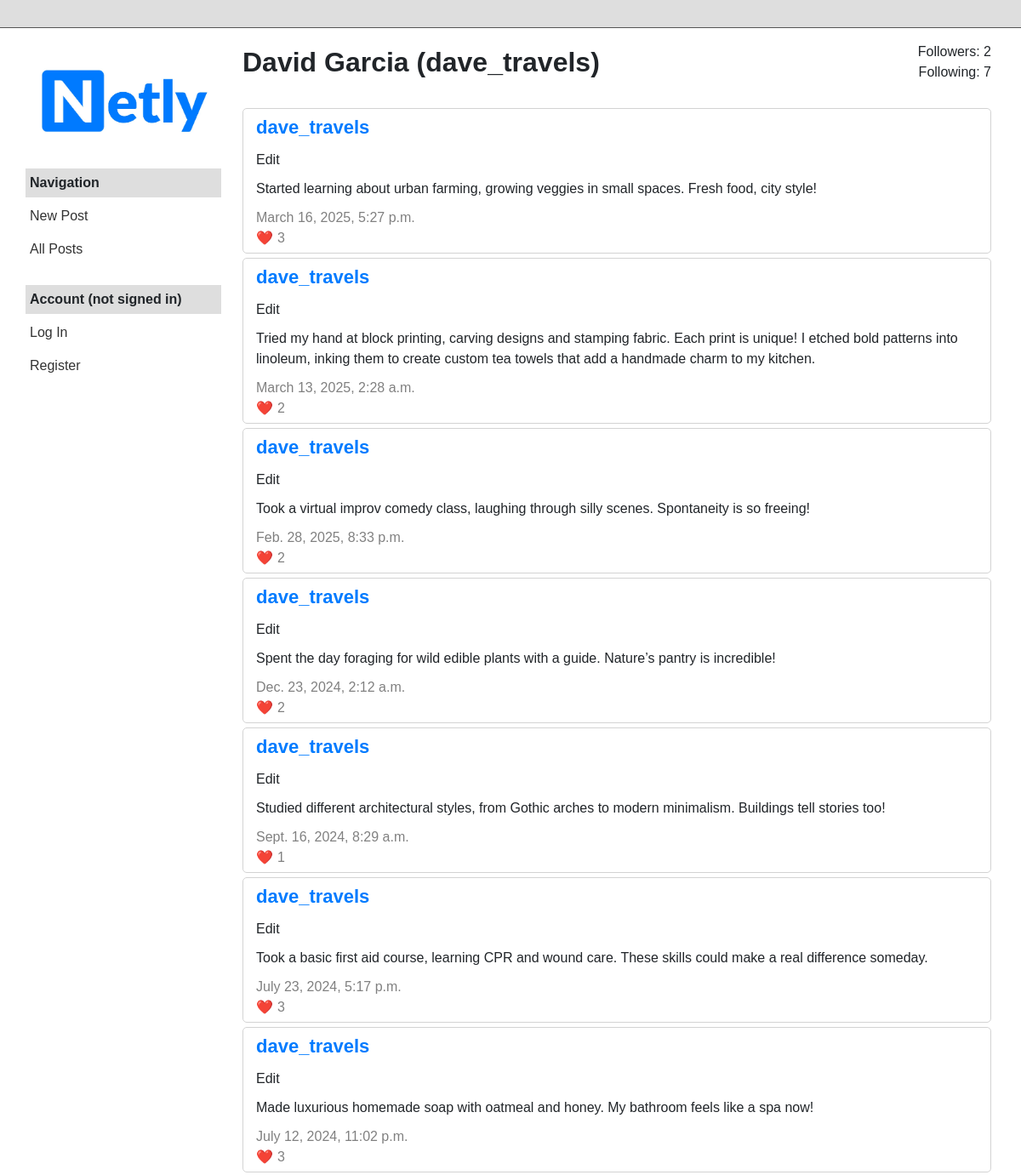
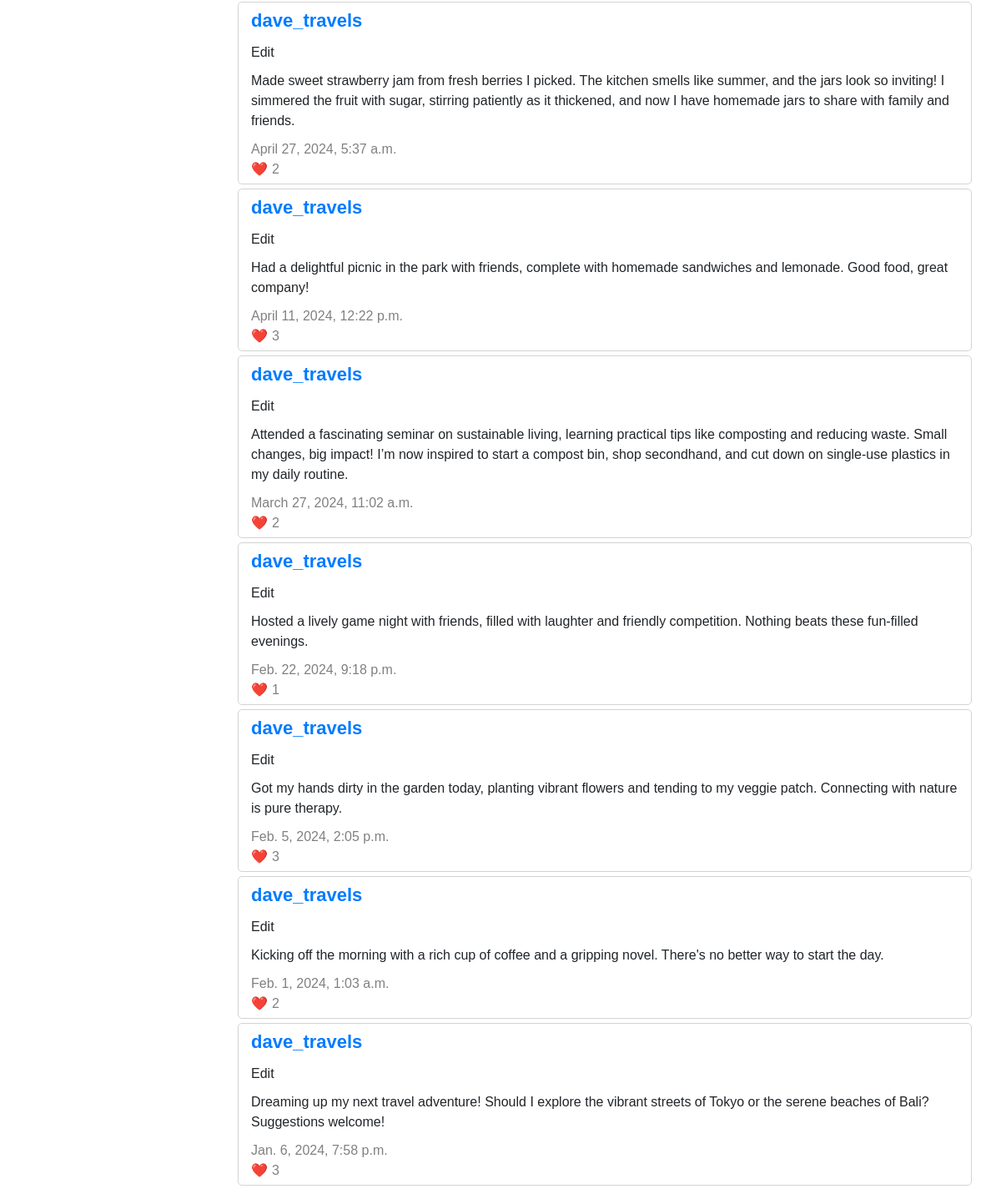
The app's page /profile/10 with its own data (2 pictures, top to bottom).
### network/models.py (models this page shows, shortened)
class User(AbstractUser):
    def display_name(self):
        return f"{self.first_name} {self.last_name}" if self.first_name and self.last_name else self.username

class Post(models.Model):
    user = models.ForeignKey(User, on_delete=models.CASCADE, related_name="posts")
    content = models.TextField()
    created_at = models.DateTimeField(auto_now_add=True)
    def get_likes_count(self):
        return self.likes.count()

### network/views.py (the view)
# urls.py: path("profile/<int:user_id>", views.profile, name="profile"),
def profile(request, user_id):
    owner = User.objects.get(id=user_id)
    posts = Post.objects.filter(user=owner).order_by("-created_at")
    followers = Follow.objects.filter(followed=owner).count()
    following = Follow.objects.filter(follower=owner).count()
    is_following = request.user.is_following(owner) if request.user.is_authenticated else False
    if request.user.id == user_id:
        active_filter = "profile"
    else:
        active_filter = "other"
    return render(request, "network/profile.html", {
        "owner": owner,
        "posts": posts,
        "followers": followers,
        "following": following,
        "is_following": is_following,
        "active_filter": active_filter
    })

### network/templates/network/profile.html (shortened to what this page needs)
{% extends "network/layout.html" %}
{% load static %}
{% block body %}
    <div class="profile-container">
        <div class="profile-header-wrapper">
            <div class="profile-header">
                <div class="profile-info">
                    <div class="profile-name">{{ owner.display_name }} ({{ owner.username }})</div>
                </div>
                <div class="profile-stats">
                    <div>Followers: {{ followers }}</div>
                    <div>Following: {{ following }}</div>
                </div>
            </div>
        </div>
        <div class="profile-posts-container">
            {% for post in posts %}
                <div class="post-container">
                    <div class="post-name"><a href="{% url 'profile' post.user.id %}">{{ post.user.username }}</a></div>
                    <div class="post-edit">Edit</div>
                    <div class="post-content">{{ post.content }}</div>
                    <div class="post-date">{{ post.created_at }}</div>
                    <div class="post-likes">{{ post.get_likes_count }}</div>
                </div>
            {% endfor %}
        </div>
    </div>
{% endblock %}

### network/static/network/styles.css (style rules this page uses)
body { font-family: Arial, sans-serif; display: flex; flex-direction: column; align-items: center; }
.post-container { border: 1px solid lightgray; border-radius: 5px; margin-bottom: 5px; margin-right: 20px; padding: 5px 15px; }
.post-name { font-size: 22px; font-weight: 700; margin-bottom: 10px; }
.post-edit { margin-bottom: 10px; }
.post-content { margin-bottom: 10px; }
.post-date { color: gray; }
.post-likes { color: gray; }
.post-likes::before { content: "❤️"; padding-right: 5px; }
.profile-container { border: none; margin-bottom: 5px; display: flex; flex-direction: column; height: calc(100vh - 60px); }
.profile-header { display: flex; justify-content: space-between; align-items: flex-start; margin-bottom: 10px; margin-right: 20px; }
.profile-name { font-size: 32px; font-weight: 700; }
.profile-info { flex-grow: 1; }
.profile-stats { text-align: right; }
.profile-header-wrapper { position: sticky; top: 0; background-color: white; z-index: 5; padding-bottom: 10px; }
.profile-posts-container { overflow-y: auto; flex: 1; padding-top: 10px; }

### records on screen
User: display_name "David Garcia", username "dave_travels"
Post: user.username "dave_travels", content "Started learning about urban farming, growing veggies in small spaces. Fresh food, city style!", created_at "March 16, 2025, 5:27 p.m.", get_likes_count "3"
Post: user.username "dave_travels", content "Tried my hand at block printing, carving designs and stamping fabric. Each print is unique! I etched bold patterns into linoleum, inking them to create custom tea towels that add a handmade charm to my kitchen.", created_at "March 13, 2025, 2:28 a.m.", get_likes_count "2"
Post: user.username "dave_travels", content "Took a virtual improv comedy class, laughing through silly scenes. Spontaneity is so freeing!", created_at "Feb. 28, 2025, 8:33 p.m.", get_likes_count "2"
Post: user.username "dave_travels", content "Spent the day foraging for wild edible plants with a guide. Nature’s pantry is incredible!", created_at "Dec. 23, 2024, 2:12 a.m.", get_likes_count "2"
Post: user.username "dave_travels", content "Studied different architectural styles, from Gothic arches to modern minimalism. Buildings tell stories too!", created_at "Sept. 16, 2024, 8:29 a.m.", get_likes_count "1"
Post: user.username "dave_travels", content "Took a basic first aid course, learning CPR and wound care. These skills could make a real difference someday.", created_at "July 23, 2024, 5:17 p.m.", get_likes_count "3"
Post: user.username "dave_travels", content "Made luxurious homemade soap with oatmeal and honey. My bathroom feels like a spa now!", created_at "July 12, 2024, 11:02 p.m.", get_likes_count "3"
Post: user.username "dave_travels", content "Made sweet strawberry jam from fresh berries I picked. The kitchen smells like summer, and the jars look so inviting! I simmered the fruit with sugar, stirring patiently as it thickened, and now I have homemade jars to share with family and friends.", created_at "April 27, 2024, 5:37 a.m.", get_likes_count "2"
Post: user.username "dave_travels", content "Had a delightful picnic in the park with friends, complete with homemade sandwiches and lemonade. Good food, great company!", created_at "April 11, 2024, 12:22 p.m.", get_likes_count "3"
Post: user.username "dave_travels", content "Attended a fascinating seminar on sustainable living, learning practical tips like composting and reducing waste. Small changes, big impact! I’m now inspired to start a compost bin, shop secondhand, and cut down on single-use plastics in my daily routine.", created_at "March 27, 2024, 11:02 a.m.", get_likes_count "2"
Post: user.username "dave_travels", content "Hosted a lively game night with friends, filled with laughter and friendly competition. Nothing beats these fun-filled evenings.", created_at "Feb. 22, 2024, 9:18 p.m.", get_likes_count "1"
Post: user.username "dave_travels", content "Got my hands dirty in the garden today, planting vibrant flowers and tending to my veggie patch. Connecting with nature is pure therapy.", created_at "Feb. 5, 2024, 2:05 p.m.", get_likes_count "3"
Post: user.username "dave_travels", content "Kicking off the morning with a rich cup of coffee and a gripping novel. There's no better way to start the day.", created_at "Feb. 1, 2024, 1:03 a.m.", get_likes_count "2"
Post: user.username "dave_travels", content "Dreaming up my next travel adventure! Should I explore the vibrant streets of Tokyo or the serene beaches of Bali? Suggestions welcome!", created_at "Jan. 6, 2024, 7:58 p.m.", get_likes_count "3"

### other values on screen
{{ followers }} "2"
{{ following }} "7"
